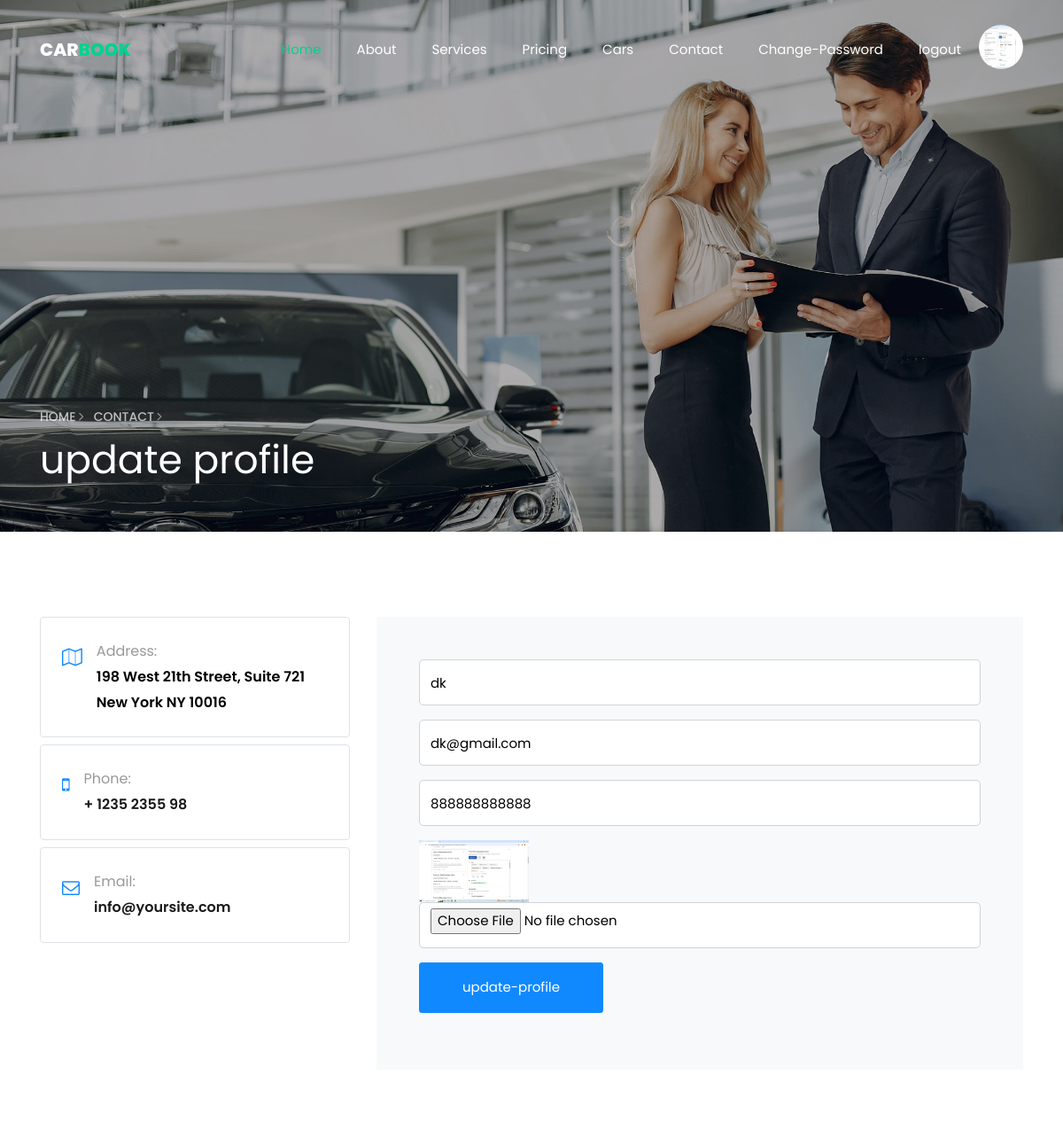
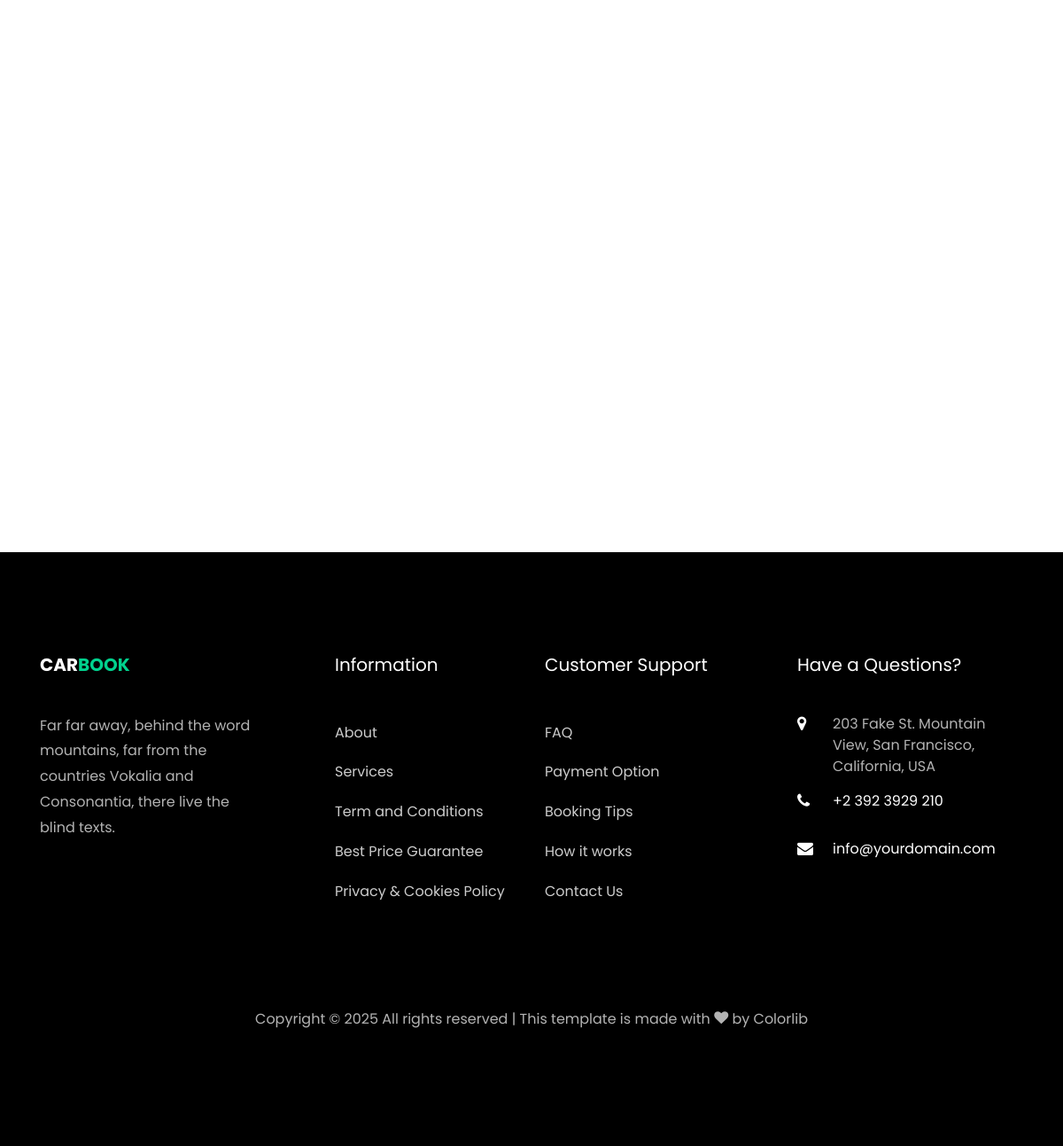
The app's page /uprofile/ (signed in) with its own data (2 pictures, top to bottom).
### myapp/models.py (models this page shows, shortened)
class User(models.Model):
    name = models.CharField(max_length=40)
    email = models.EmailField()
    mobile = models.BigIntegerField()
    password = models.CharField(max_length=30)
    profile = models.ImageField(default="",upload_to="profile/")
    usertype = models.CharField(max_length=20,default="customer")

### myapp/views.py (the view)
# urls.py: path('uprofile/', views.uprofile, name='uprofile'),
def uprofile(request):
    user = User.objects.get(email = request.session['email'])
    if request.method == "POST":
        user.name = request.POST['name']
        user.mobile = request.POST['mobile']
        try:
            user.profile = request.FILES['profile']
            user.save()
            request.session['profile']=user.profile.url
        except:
            pass
        user.save()
        if user.usertype == "customer":
            return redirect('index')
        else:
            return redirect('bindex')
    else:
        if user.usertype == "customer":
            return render(request,'uprofile.html',{'user':user})
        else:
            return render(request,'buprofile.html',{'user':user})

### myapp/templates/uprofile.html (shortened to what this page needs)
{% extends "header.html" %}
{% load static %}
{% block content %}
<!DOCTYPE html>
<html lang="en">
    <section class="hero-wrap hero-wrap-2 js-fullheight" style="background-image: url('{% static 'images/bg_3.jpg' %}');" data-stellar-background-ratio="0.5">
      <div class="overlay"></div>
      <div class="container">
        <div class="row no-gutters slider-text js-fullheight align-items-end justify-content-start">
          <div class="col-md-9 ftco-animate pb-5">
          	<p class="breadcrumbs"><span class="mr-2"><a href="index.html">Home <i class="ion-ios-arrow-forward"></i></a></span> <span>Contact <i class="ion-ios-arrow-forward"></i></span></p>
            <h1 class="mb-3 bread">update profile</h1>
          </div>
        </div>
      </div>
    </section>
    <section class="ftco-section contact-section">
      <div class="container">
        <div class="row d-flex mb-5 contact-info">
        	<div class="col-md-4">
        		<div class="row mb-5">
		          <div class="col-md-12">
		          	<div class="border w-100 p-4 rounded mb-2 d-flex">
			          	<div class="icon mr-3">
			          		<span class="icon-map-o"></span>
			          	</div>
			            <p><span>Address:</span> 198 West 21th Street, Suite 721 New York NY 10016</p>
			          </div>
		          </div>
		          <div class="col-md-12">
		          	<div class="border w-100 p-4 rounded mb-2 d-flex">
			          	<div class="icon mr-3">
			          		<span class="icon-mobile-phone"></span>
			          	</div>
			            <p><span>Phone:</span> <a href="tel://1234567920">+ 1235 2355 98</a></p>
			          </div>
		          </div>
		          <div class="col-md-12">
		          	<div class="border w-100 p-4 rounded mb-2 d-flex">
			          	<div class="icon mr-3">
			          		<span class="icon-envelope-o"></span>
			          	</div>
			            <p><span>Email:</span> <a href="mailto:info@yoursite.com">info@yoursite.com</a></p>
			          </div>
		          </div>
		        </div>
          </div>
          <div class="col-md-8 block-9 mb-md-5">
            <form action="{% url 'uprofile' %}" class="bg-light p-5 contact-form" method="post" enctype="multipart/form-data">
              <div class="form-group">
                <input type="text" class="form-control" placeholder="Your Name" name="name" value="{{user.name}}">
              </div>
              <div class="form-group">
                <input type="email" class="form-control" placeholder="E-mail" name="email" value="{{user.email}}" readonly>
              </div>
              <div class="form-group">
                <input type="number" class="form-control" placeholder="mobile" name="mobile" value="{{user.mobile}}">
              </div>
              <img src="{{user.profile.url}}" height="70px" alt="">
              <div class="form-group">
                <input type="file" class="form-control" name="profile">
              </div>
              <div class="form-group">
                <input type="submit" value="update-profile" class="btn btn-primary py-3 px-5">
              </div>
            </form>
          </div>
        </div>
        <div class="row justify-content-center">
        	<div class="col-md-12">
        		<div id="map" class="bg-white"></div>
        	</div>
        </div>
      </div>
    </section>
    {% endblock %}

### myapp/static/css/icomoon.css (style rules this page uses)
[class^="icon-"], [class*=" icon-"] { font-family: 'icomoon' !important; speak: none; font-style: normal; font-weight: normal; font-variant: normal; text-transform: none; line-height: 1; -webkit-font-smoothing: antialiased; -moz-osx-font-smoothing: grayscale; }
.icon-envelope-o:before { content: "\f003"; }
.icon-mobile-phone:before { content: "\f10b"; }
.icon-map-o:before { content: "\f278"; }

### records on screen
User: name "dk", email "dk@gmail.com", mobile "888888888888", profile (picture)
